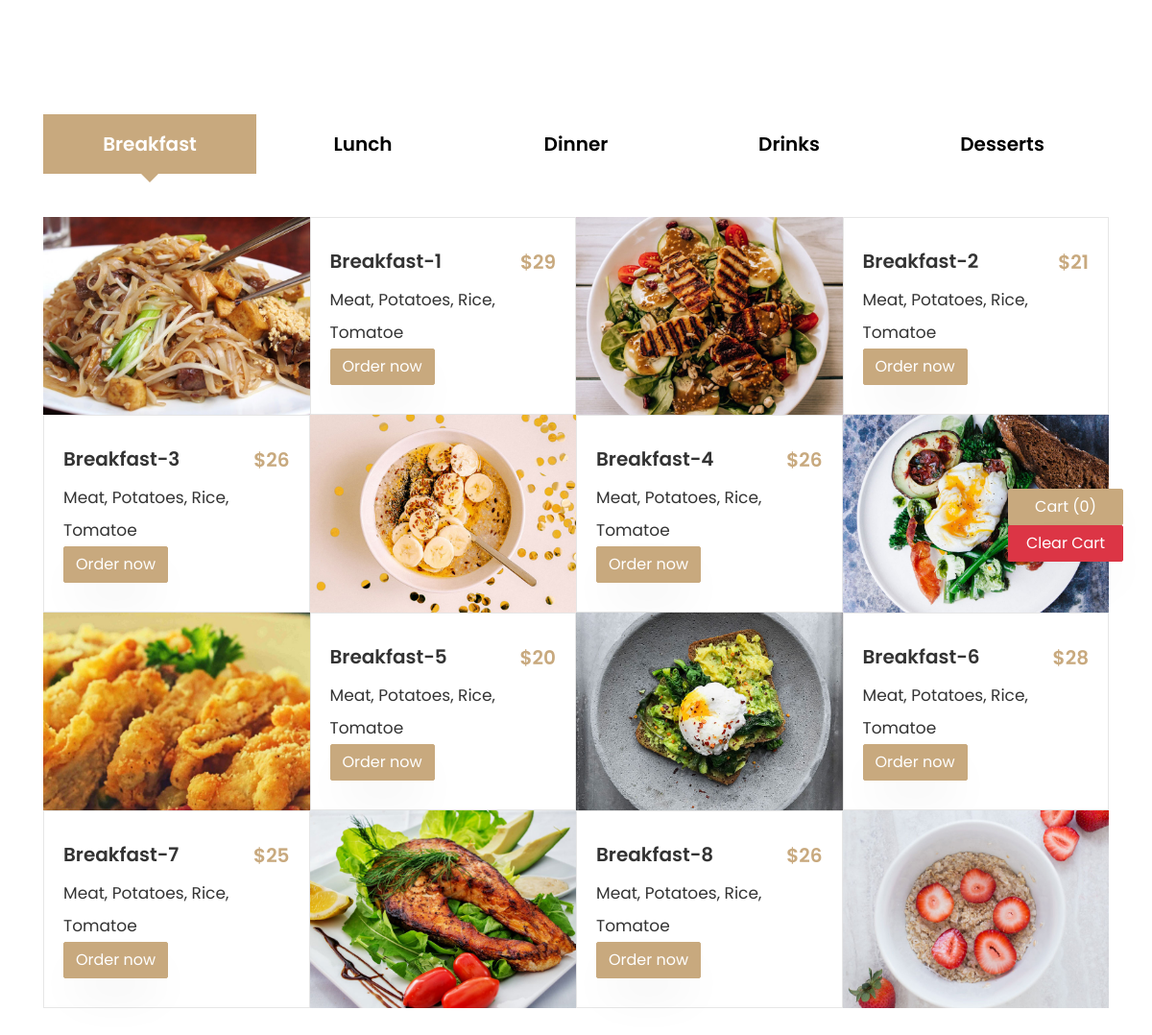
The page / on the database its author committed.
### tables this page shows
CREATE TABLE `exsisting_items` (
  `ID` int(11) NOT NULL,
  `Name` text NOT NULL,
  `Description` text,
  `Photo` varchar(128) NOT NULL DEFAULT 'images/breakfast-5.jpg',
  `Price` double NOT NULL,
  `Category` text NOT NULL
);

### items.php (the view, shortened to what this page needs)
<?php include 'dbconfig.php'?>
<div class="tab-pane fade show active" id="v-pills-1" role="tabpanel" aria-labelledby="day-1-tab">
<div class="row no-gutters d-flex align-items-stretch">
<?php
	$sql = "SELECT * FROM exsisting_items WHERE Category = 'Breakfast'";
	$result = $connect->query($sql);
	$counter = 0;
	while ($row = $result->fetch_assoc()) {
		if($counter%4 <2)
		{
?>
	 <div class="col-md-12 col-lg-6 d-flex align-self-stretch">
		<div class="menus d-sm-flex ftco-animate align-items-stretch">
			<div class="menu-img img" style="background-image: url(<?php echo $row['Photo']; ?>);"></div>
			<div class="text d-flex align-items-center">
				<div>
					<div class="d-flex">
						<div class="one-half">
							<h3><?php echo $row['Name']; ?></h3>
						</div>
						<div class="one-forth">
							<span class="price">$<?php echo $row['Price']; ?></span>
						</div>
					</div>
					<p>
					<?php echo $row['Description']; ?>
					</p>
					<p>
						<a href="#" data-name="<?php echo $row['Name']; ?>" data-price="<?php echo $row['Price']; ?>" class="add-to-cart btn btn-primary">Order now</a>
					</p>
				</div>
			</div>
		</div>
	</div>
	<?php
		}
		else
		{
		?>
	<div class="col-md-12 col-lg-6 d-flex align-self-stretch">
		<div class="menus d-sm-flex ftco-animate align-items-stretch">
			<div class="menu-img img order-md-last" style="background-image: url(<?php echo $row['Photo']; ?>);"></div>
			<div class="text d-flex align-items-center">
				<div>
					<div class="d-flex">
						<div class="one-half">
							<h3><?php echo $row['Name']; ?></h3>
						</div>
						<div class="one-forth">
							<span class="price">$<?php echo $row['Price']; ?></span>
						</div>
					</div>
					<p>
						<?php echo $row['Description']; ?>
					</p>
					<p>
						<a href="#" data-name="<?php echo $row['Name']; ?>" data-price="<?php echo $row['Price']; ?>" class="add-to-cart btn btn-primary">Order now</a>
					</p>
				</div>
			</div>
		</div>
		</div>
		<?php
		}
		$counter = $counter + 1;
	}
	?>
</div>
</div>

### header.php (shortened to what this page needs)
<!DOCTYPE html>
<html lang="en">
<head>
    <link rel="stylesheet" href="css/open-iconic-bootstrap.min.css">
    <link rel="stylesheet" href="css/animate.css">
    <link rel="stylesheet" href="css/owl.carousel.min.css">
    <link rel="stylesheet" href="css/owl.theme.default.min.css">
    <link rel="stylesheet" href="css/magnific-popup.css">
    <link rel="stylesheet" href="css/aos.css">
    <link rel="stylesheet" href="css/ionicons.min.css">
    <link rel="stylesheet" href="css/bootstrap-datepicker.css">
    <link rel="stylesheet" href="css/jquery.timepicker.css">
    <link rel="stylesheet" href="css/flaticon.css">
    <link rel="stylesheet" href="css/icomoon.css">
    <link rel="stylesheet" href="css/style.css">
</head>

### index.php (shortened to what this page needs)
<?php include 'header.php' ?>
<body>
<nav class=""style="
    bottom: 50vh;
    right: 30px;
    position: fixed;
    z-index: 1;
">
    <div class="row">
        <div class="col">
          <button type="button" style="width: 120px;"class="btn btn-primary" data-toggle="modal" data-target="#cart">Cart (<span class="total-count"></span>)</button></br><button class="clear-cart btn btn-danger" style="width: 120px;" >Clear Cart</button></div>
    </div>
</nav>
    <section class="ftco-section">
        <div class="container">
            <div class="ftco-search">
                <div class="row">
                    <div class="col-md-12 nav-link-wrap">
                        <div class="nav nav-pills d-flex text-center" id="v-pills-tab" role="tablist" aria-orientation="vertical">
                            <a class="nav-link ftco-animate active" id="v-pills-1-tab" data-toggle="pill" href="#v-pills-1" role="tab" aria-controls="v-pills-1" aria-selected="true">Breakfast</a>
                            <a class="nav-link ftco-animate" id="v-pills-2-tab" data-toggle="pill" href="#v-pills-2" role="tab" aria-controls="v-pills-2" aria-selected="false">Lunch</a>
                            <a class="nav-link ftco-animate" id="v-pills-3-tab" data-toggle="pill" href="#v-pills-3" role="tab" aria-controls="v-pills-3" aria-selected="false">Dinner</a>
                            <a class="nav-link ftco-animate" id="v-pills-4-tab" data-toggle="pill" href="#v-pills-4" role="tab" aria-controls="v-pills-4" aria-selected="false">Drinks</a>
                            <a class="nav-link ftco-animate" id="v-pills-5-tab" data-toggle="pill" href="#v-pills-5" role="tab" aria-controls="v-pills-5" aria-selected="false">Desserts</a>
                        </div>
                    </div>
                    <div class="col-md-12 tab-wrap">
                        <div class="tab-content" id="v-pills-tabContent">
							<?php include 'items.php' ?>
						 </div>
                    </div>
                </div>
            </div>
        </div>
    </section>
</body>
</html>

### rows shown on the page
exsisting_items: Photo (picture), Name "Breakfast-1", Price "29", Description "Meat, Potatoes, Rice, Tomatoe"
exsisting_items: Photo (picture), Name "Breakfast-2", Price "21", Description "Meat, Potatoes, Rice, Tomatoe"
exsisting_items: Photo (picture), Name "Breakfast-3", Price "26", Description "Meat, Potatoes, Rice, Tomatoe"
exsisting_items: Photo (picture), Name "Breakfast-4", Price "26", Description "Meat, Potatoes, Rice, Tomatoe"
exsisting_items: Photo (picture), Name "Breakfast-5", Price "20", Description "Meat, Potatoes, Rice, Tomatoe"
exsisting_items: Photo (picture), Name "Breakfast-6", Price "28", Description "Meat, Potatoes, Rice, Tomatoe"
exsisting_items: Photo (picture), Name "Breakfast-7", Price "25", Description "Meat, Potatoes, Rice, Tomatoe"
exsisting_items: Photo (picture), Name "Breakfast-8", Price "26", Description "Meat, Potatoes, Rice, Tomatoe"
